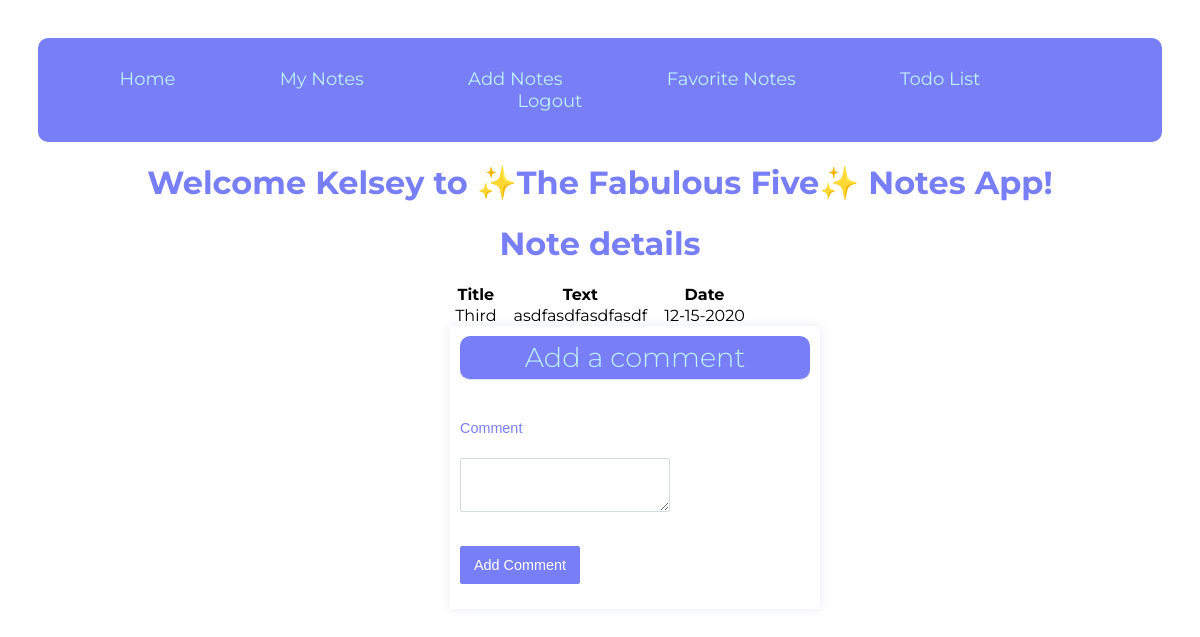
/notes/3 (signed in), run on the app's committed database.
### models.py (models this page shows, shortened)
class Note(db.Model):
    id = db.Column("id", db.Integer, primary_key=True)
    title = db.Column("title", db.String(200))
    text = db.Column("text", db.String(100))
    date = db.Column("date", db.String(50))
    favorite = db.Column("favorite", db.Boolean(False))
    comments = db.relationship("Comment", backref="note", cascade="all, delete-orphan", lazy=True)
    color = db.Column("color", db.String(10))
    user_id = db.Column(db.Integer, db.ForeignKey("user.id"), nullable=False)

### flask05.py (the view)
@app.route('/notes/<note_id>')
def get_note(note_id):
    if session.get('user'):
        my_note = db.session.query(Note).filter_by(id=note_id, user_id=session['user_id']).one()
        form = CommentForm()
        return render_template('note.html', note = my_note, user=session['user'], form=form)
    else:
        return redirect(url_for('login'))

### forms.py
class CommentForm(FlaskForm):
    class Meta:
        csrf = False
    comment = TextAreaField('Comment',validators=[Length(min=1)])
    submit = SubmitField('Add Comment')

### templates/note.html (shortened to what this page needs)
<!DOCTYPE html>
<html lang="en">
<head>
    <link rel="stylesheet" href="{{ url_for('static', filename='1main.css') }}">
    <link rel="stylesheet" href="{{ url_for('static', filename='final_forms.css') }}">
</head>
<body>
<nav id="nav">
    <a href={{ url_for('index') }}>  Home</a>
    <a href={{ url_for('get_notes') }}> My Notes</a>
    <a href={{ url_for('new_note') }}>Add Notes</a>
    <a href="{{ url_for('get_favorite') }}">Favorite Notes</a>
    <a href="{{ url_for('get_todo') }}"> Todo List</a>
    {% if user %}
    <a href="{{ url_for('logout') }}">Logout</a>
</nav>
{% else %}
<a href="{{ url_for('login') }}">Sign In</a>
<a href="{{ url_for('register') }}">Register</a>
</nav>
{% endif %}
<h1>Welcome {{user}} to ✨The Fabulous Five✨ Notes App!</h1>
<h1>Note details</h1>
<table>
    <tr>
        <th>Title</th>
        <th>Text</th>
        <th>Date</th>
    </tr>
    <tr>
        <td>{{ note.title }}</td>
        <td>{{ note.text }}</td>
        <td>{{ note.date }}</td>
    </tr>
</table>
<form action="{{ url_for('new_comment', note_id=note.id) }}" method="post">
    <div class="formwrapper">
        <h2 class="title">Add a comment</h2>
        <div class="form-field">
            {{ form.comment.label }} <br/> {{ form.comment }}
        </div>
        {{ form.submit }}
    </div>
</form>
</body>
</html>

### static/1main.css (style rules this page uses)
body { padding: 30px 30px; font-family: 'Montserrat'; }
label { font-family: "Georgia", serif; }
h1 { color: #787FF6; text-align: center; }
h2 { color: #bef0ff; background-color: #787FF6; text-align: center; border-radius: 10px; }
#nav { background-color: #787FF6; list-style: none; text-align: center; padding: 30px 0 30px 0; border-radius: 10px; }
#nav > a { color: #bef0ff; display: inline-block; padding-right: 100px; font-size: 18px; text-decoration: none; }
form { margin: auto; max-width: 300px; }
table { margin: auto; border-collapse: separate; border-spacing: 15px 0; }

### static/final_forms.css (style rules this page uses)
form { background: white; width: 100%; }
.form-field { position: relative; }
.title { font-size: 1.7rem; font-weight: 300; border-bottom: 1px solid #dbe3ec; padding: 5px; margin: 0 0 40px 0; }
.formwrapper { position: relative; background: white; width: 350px; box-shadow: 0 0 10px rgba(65, 67, 144, 0.1); padding: 10px; }
label { font-size: .9em; color: #787FF6; margin-bottom: 3px; display: block; font-weight: 300; font-family: 'Poppins', sans-serif; }
input, textarea { padding: 10px 13px; margin-bottom: 15px; border-radius: 2px; border: 1px solid #d4d9e3; font-weight: 200; color: #4d5060; font-family: 'Poppins', sans-serif; font-size: .9em; }
input[type="submit"] { background: #787FF6; border: 0; color: white; border-radius: 2px; margin-top: 15px; font-weight: 400; border: 1px solid #787FF6; transition: all .3s ease-out; }

### data on the page
Note: title "Third", text "asdfasdfasdfasdf", date "12-15-2020"

### other printed values
{{ user }} "Kelsey"
